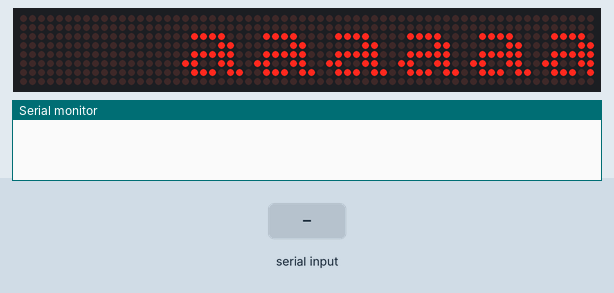
The sketch below on a simulated Arduino Uno, built with avr-gcc and run on an emulated ATmega328P. Parts: 64×8 LED matrix, the last lines printed to the serial monitor. The test bench sets the inputs (shaded band).

Above: at 1.2 s.
1.3 s: "control!" received over Serial
At 5.16 s:
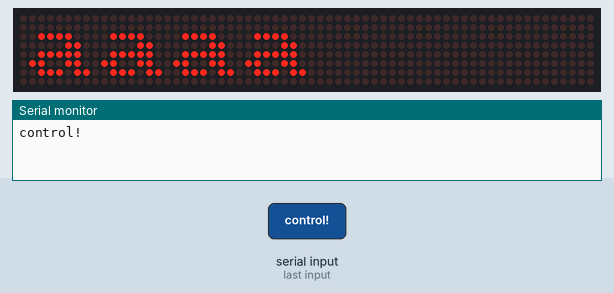
11.5 s: "blank!" received over Serial
At 11.76 s:
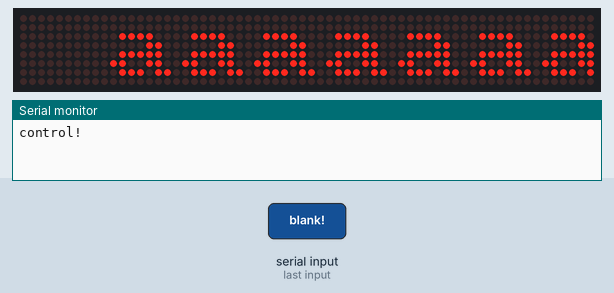
At 15.8 s:
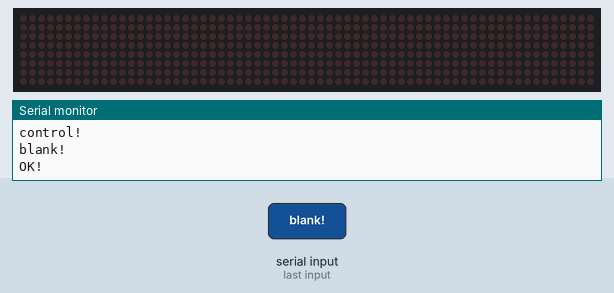
Timing chart, 0 to 16.0 s (numbered marks = the images above; inputs shaded):
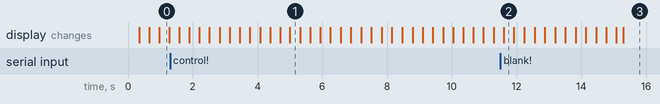

The sketch:

proyectoFinal.ino
```cpp
#include <LedControl.h>

const byte NB_MAX7219 = 16;

const byte CS = 10;
const byte CLK = 11;
const byte DIN = 12;

LedControl lc = LedControl(DIN, CLK, CS, NB_MAX7219);

byte displayBuffer[8 * NB_MAX7219];

const byte alphabet[67][8] = {
  {B00000000, B00111000, B01000100, B01001100, B01010100, B01100100, B01000100, B00111000}, // 0
  {B00000000, B00010000, B00110000, B00010000, B00010000, B00010000, B00010000, B00111000}, // 1
  {B00000000, B00111000, B01000100, B00000100, B00001000, B00010000, B00100000, B01111100}, // 2
  {B00000000, B01111100, B00001000, B00010000, B00001000, B00000100, B01000100, B00111000}, // 3
  {B00000000, B00001000, B00011000, B00101000, B01001000, B01111100, B00001000, B00001000}, // 4
  {B00000000, B01111100, B01000000, B01111000, B00000100, B00000100, B01000100, B00111000}, // 5
  {B00000000, B00011000, B00100000, B01000000, B01111000, B01000100, B01000100, B00111000}, // 6
  {B00000000, B01111100, B00000100, B00001000, B00010000, B00100000, B01000000, B01000000}, // 7
  {B00000000, B00111000, B01000100, B01000100, B00111000, B01000100, B01000100, B00111000}, // 8
  {B00000000, B00111000, B01000100, B01000100, B00111100, B00000100, B00001000, B00110000}, // 9 - 10
  {B00000000, B00111000, B01000100, B01000100, B01111100, B01000100, B01000100, B01000100}, // A
  {B00000000, B01111000, B01000100, B01000100, B01111000, B01000100, B01000100, B01111000}, // B
  {B00000000, B00111000, B01000100, B01000000, B01000000, B01000000, B01000100, B00111000}, // C
  {B00000000, B01111000, B01000100, B01000100, B01000100, B01000100, B01000100, B01111000}, // D
  {B00000000, B01111100, B01000000, B01000000, B01111000, B01000000, B01000000, B01111100}, // E
  {B00000000, B01111100, B01000000, B01000000, B01111000, B01000000, B01000000, B01000000}, // F
  {B00000000, B00111000, B01000100, B01000000, B01000000, B01001100, B01000100, B00111000}, // G
  {B00000000, B01000100, B01000100, B01000100, B01111100, B01000100, B01000100, B01000100}, // H
  {B00000000, B00111000, B00010000, B00010000, B00010000, B00010000, B00010000, B00111000}, // I
  {B00000000, B00011100, B00001000, B00001000, B00001000, B00001000, B01001000, B00110000}, // J - 20
  {B00000000, B01000100, B01001000, B01010000, B01100000, B01010000, B01001000, B01000100}, // K
  {B00000000, B01000000, B01000000, B01000000, B01000000, B01000000, B01000000, B01111000}, // L
  {B00000000, B01000100, B01101100, B01010100, B01010100, B01000100, B01000100, B01000100}, // M
  {B00000000, B01000100, B01000100, B01100100, B01010100, B01001100, B01000100, B01000100}, // N
  {B00000000, B00111000, B01000100, B01000100, B01000100, B01000100, B01000100, B00111000}, // O
  {B00000000, B01111000, B01000100, B01000100, B01111000, B01000000, B01000000, B01000000}, // P
  {B00000000, B00111000, B01000100, B01000100, B01000100, B01010100, B01001000, B00110100}, // Q
  {B00000000, B01111000, B01000100, B01000100, B01111000, B01010000, B01001000, B01000100}, // R
  {B00000000, B00111100, B01000000, B01000000, B00111000, B00000100, B00000100, B01111000}, // S
  {B00000000, B01111100, B00010000, B00010000, B00010000, B00010000, B00010000, B00010000}, // T - 30
  {B00000000, B01000100, B01000100, B01000100, B01000100, B01000100, B01000100, B00111000}, // U
  {B00000000, B01000100, B01000100, B01000100, B01000100, B00101000, B00101000, B00010000}, // V
  {B00000000, B01000100, B01000100, B01000100, B01010100, B01010100, B01010100, B00101000}, // W
  {B00000000, B01000100, B01000100, B00101000, B00010000, B00101000, B01000100, B01000100}, // X
  {B00000000, B01000100, B01000100, B00101000, B00010000, B00010000, B00010000, B00010000}, // Y
  {B00000000, B01111100, B00000100, B00001000, B00010000, B00100000, B01000000, B01111100}, // Z
  {B00000000, B00000000, B00000000, B00000000, B00000000, B00000000, B00000000, B00000000}, //space or unknown - 37
  {B00000000,B00000000,B01111000,B00001100,B01111100,B11001100,B01110110,B00000000}, // a
  {B11100000,B01100000,B01100000,B01111100,B01100110,B01100110,B11011100,B00000000}, // b
  {B00000000,B00000000,B01111000,B11001100,B11000000,B11001100,B01111000,B00000000}, // c - 40
  {B00011100,B00001100,B00001100,B01111100,B11001100,B11001100,B01110110,B00000000}, // d
  {B00000000,B00000000,B01111000,B11001100,B11111100,B11000000,B01111000,B00000000}, // e
  {B00111000,B01101100,B01100000,B11110000,B01100000,B01100000,B11110000,B00000000}, // f
  {B00000000,B00000000,B01110110,B11001100,B11001100,B01111100,B00001100,B11111000}, // g
  {B11100000,B01100000,B01101100,B01110110,B01100110,B01100110,B11100110,B00000000}, // h
  {B00110000,B00000000,B01110000,B00110000,B00110000,B00110000,B01111000,B00000000}, // i
  {B00001100,B00000000,B00001100,B00001100,B00001100,B11001100,B11001100,B01111000}, // j
  {B11100000,B01100000,B01100110,B01101100,B01111000,B01101100,B11100110,B00000000}, // k
  {B01110000,B00110000,B00110000,B00110000,B00110000,B00110000,B01111000,B00000000}, // l
  {B00000000,B00000000,B11001100,B11111110,B11111110,B11010110,B11000110,B00000000}, // m - 50
  {B00000000,B00000000,B11111000,B11001100,B11001100,B11001100,B11001100,B00000000}, // n
  {B00000000,B00000000,B01111000,B11001100,B11001100,B11001100,B01111000,B00000000}, // o
  {B00000000,B00000000,B11011100,B01100110,B01100110,B01111100,B01100000,B11110000}, // p
  {B00000000,B00000000,B01110110,B11001100,B11001100,B01111100,B00001100,B00011110}, // q
  {B00000000,B00000000,B10011100,B01110110,B01100110,B01100000,B11110000,B00000000}, // r
  {B00000000,B00000000,B01111100,B11000000,B01111000,B00001100,B11111000,B00000000}, // s
  {B00010000,B00110000,B01111100,B00110000,B00110000,B00110100,B00011000,B00000000}, // t
  {B00000000,B00000000,B11001100,B11001100,B11001100,B11001100,B01110110,B00000000}, // u
  {B00000000,B00000000,B11001100,B11001100,B11001100,B01111000,B00110000,B00000000}, // v
  {B00000000,B00000000,B11000110,B11000110,B11010110,B11111110,B01101100,B00000000}, // w - 60
  {B00000000,B00000000,B11000110,B01101100,B00111000,B01101100,B11000110,B00000000}, // x
  {B00000000,B00000000,B11001100,B11001100,B11001100,B01111100,B00001100,B11111000}, // y
  {B00000000,B00000000,B11111100,B10011000,B00110000,B01100100,B11111100,B00000000}, // z - 63
  {B00000000, B00100000, B00110000, B00101000, B00100100, B00100011, B01000000, B10001000}, // #
  {B00000000, B00000100, B00001100, B00010100, B00100100, B11000100, B00000010, B00010001}, // $
  {B00000000, B00000100, B00001100, B00010100, B00100100, B00100011, B01000000, B10001000}, // %
  {B00000000, B00100000, B00110000, B00101000, B00100100, B11000100, B00000010, B00010001} // &
};

String myStr = "            aaaaaaaaaa    ";
String myHiddenStr = "            aaaaaaaaaa    ";
String opt = "";

int counter = 0;
int wrt = 0;
int written = 0;
int ctrl = 0;
int pause = 0;
int logo = 0;

unsigned long strtCtrl;
unsigned long endCtrl;


void showdisplayBuffer()
{
  for (int n = 0; n < NB_MAX7219; n++) {
    for (int l = 0; l < 8; l++)
      lc.setRow(NB_MAX7219 - 1 - n, l, displayBuffer[8 * n + l]);
  }
}

void rotate90CW()
{
  byte tmpGrid[8];
  for (int n = 0; n < NB_MAX7219; n++) {
    memset ( tmpGrid, 0, sizeof(tmpGrid));
    for (byte r = 0; r < 8; r++)
      for (byte b = 0; b < 8; b++)
        if (bitRead(displayBuffer[8 * n + b], r)) bitSet(tmpGrid[7 - r], b);
    for (byte r = 0; r < 8; r++) displayBuffer[8 * n + r] = tmpGrid[r];
  }
}

void rotate90CCW()
{
  byte tmpGrid[8];
  for (int n = 0; n < NB_MAX7219; n++) {
    memset ( tmpGrid, 0, sizeof(tmpGrid));
    for (byte r = 0; r < 8; r++)
      for (byte b = 0; b < 8; b++)
        if (bitRead(displayBuffer[8 * n + 7 - b], r)) bitSet(tmpGrid[r], b);
    for (byte r = 0; r < 8; r++) displayBuffer[8 * n + r] = tmpGrid[r];
  }
}


void pushChar(const char aChar, unsigned long scrollSpeed)
{
  byte currentPattern[8];
  byte tmpGrid[8];

  if ((aChar >= '0') && (aChar <= '9')) {
    for (int j = 0; j < 8; j++) currentPattern[j] = alphabet[aChar - '0'][j];
  } else if ((aChar >= 'A') && (aChar <= 'Z')) {
    for (int j = 0; j < 8; j++) currentPattern[j] = alphabet[aChar - 'A' + 10][j];
  } else if ((aChar >= 'a') && (aChar <= 'z')) {
    for (int j = 0; j < 8; j++) currentPattern[j] = alphabet[aChar - 'a' + 37][j];
  } else if ((aChar >= '#') && (aChar <= '&')) {
    for (int j = 0; j < 8; j++) currentPattern[j] = alphabet[aChar - '#' + 63][j];
  } else
    for (int j = 0; j < 8; j++) currentPattern[j] = alphabet[36][j];

  memset ( tmpGrid, 0, sizeof(tmpGrid));
  for (byte r = 0; r < 8; r++)
    for (byte b = 0; b < 8; b++)
      if (bitRead(currentPattern[b], r)) bitSet(tmpGrid[7 - r], b);
  for (byte r = 0; r < 8; r++) currentPattern[r] = tmpGrid[r];

  for (byte r = 0; r < 8; r++) {
    rotate90CW();
    for (int l = 1; l < 8 * NB_MAX7219; l++) displayBuffer[l - 1] = displayBuffer[l];
    displayBuffer[8 * NB_MAX7219 - 1] = currentPattern[r];
    rotate90CCW();
    showdisplayBuffer(); delay(scrollSpeed);
  }
}

void scrollTxt(const char * aString, unsigned long scrollSpeed, bool preloadDisplay)
{
  int strLength = strlen(aString);
  int currentChar = 0;

  memset (displayBuffer, 0, sizeof(displayBuffer));
  if (preloadDisplay) {
    // preload the display
    for (currentChar = 0; currentChar < NB_MAX7219; currentChar++) {
      if (currentChar < strLength) {
        if ((aString[currentChar] >= '0') && (aString[currentChar] <= '9')) {
          for (int j = 0; j < 8; j++) displayBuffer[8 * currentChar + j] = alphabet[aString[currentChar] - '0'][j];
        } else if ((aString[currentChar] >= 'A') && (aString[currentChar] <= 'Z')) {
          for (int j = 0; j < 8; j++) displayBuffer[8 * currentChar + j] = alphabet[aString[currentChar] - 'A' + 10][j];
        } else if ((aString[currentChar] >= 'a') && (aString[currentChar] <= 'z')) {
          for (int j = 0; j < 8; j++) displayBuffer[8 * currentChar + j] = alphabet[aString[currentChar] - 'a' + 37][j];
        } else if ((aString[currentChar] >= '#') && (aString[currentChar] <= '&')) {
          for (int j = 0; j < 8; j++) displayBuffer[8 * currentChar + j] = alphabet[aString[currentChar] - '#' + 63][j];
        } else
          for (int j = 0; j < 8; j++) displayBuffer[8 * currentChar + j] = alphabet[36][j];
      }
    }
    showdisplayBuffer(); delay(scrollSpeed * 4ul);
  }

  if(pause == 0){
    while (currentChar < strLength + NB_MAX7219) {
      byte currentPattern[8];
      byte tmpGrid[8];
      if ( currentChar < strLength) pushChar(aString[currentChar], scrollSpeed);
      //else pushChar(' ', scrollSpeed); // pad with spaces
      currentChar++;
    }
  }

}


void setup()
{
  Serial.begin(9600);
  for (int index = 0; index < NB_MAX7219; index++) { // NB_MAX7219 similar to lc.getDeviceCount()
    lc.shutdown(index, false);
    lc.setIntensity(index, 4); // (0~15)
    lc.clearDisplay(index);
  }
}


void loop()
{
  if (Serial.available()) {

    if(wrt == 0){
      opt = Serial.readStringUntil('!');
    }else{
      opt = Serial.readStringUntil('*');
      wrt = 0;
      written = 1;
    }

    opt.replace("\n", "");

    if(ctrl == 0){
      if(opt == "control"){
        Serial.println("");
        ctrl = 1;
        strtCtrl = millis();
        Serial.println("control!");
      } else if(opt == "pause"){
        Serial.println("pause!");
        pause = 0;
        Serial.println("OK!");
      }

      // T:xx°C  H:xx%  L:XXX  I:XXXX
      if(written == 1){
        myHiddenStr = "            " + opt + "    ";
        Serial.println(myHiddenStr);
        written = 0;
        Serial.println("OK!");
      }
    } else {

      if(opt == "write"){
          wrt = 1;
          Serial.println("write!");
          ctrl = 0;

      } else if(opt == "blank"){
          Serial.println("blank!");
          myStr = "                      ";
          Serial.println("OK!");
          ctrl = 0;

          if(logo == 1){
            logo = 0;
          }

      } else if(opt == "pause"){
          Serial.println("pause!");
          pause = 1;
          ctrl = 0;

      } else if(opt == "show"){
          Serial.println("show!");
          Serial.println(myHiddenStr);
          myStr = myHiddenStr;
          Serial.println("OK!");
          ctrl = 0;

          if(logo == 1){
            logo = 0;
          }

      } else if(opt == "logo"){
          Serial.println("logo!");
          ctrl = 0;
          logo = 1;
          Serial.println("OK!");
      } else {
        endCtrl = millis();
        if((endCtrl - strtCtrl) >= 10000){
          ctrl = 0;
        }
      }
    }

  } else {
    if(logo == 1 && pause == 0){
      if(counter == 0){
        myStr = "            #$";
        counter = 1;
      }else{
        myStr = "            %&";
        counter = 0;
      }
    }

    int strLen = myStr.length()+1;
    char sentence[strLen];
    myStr.toCharArray(sentence, strLen);

    scrollTxt(sentence, 2ul, true);
    //delay(50);
  }

}
```

Measured:
- after the input at 11.5 s, the display: first differs from a run without the input after 3.8 s (image 3)
